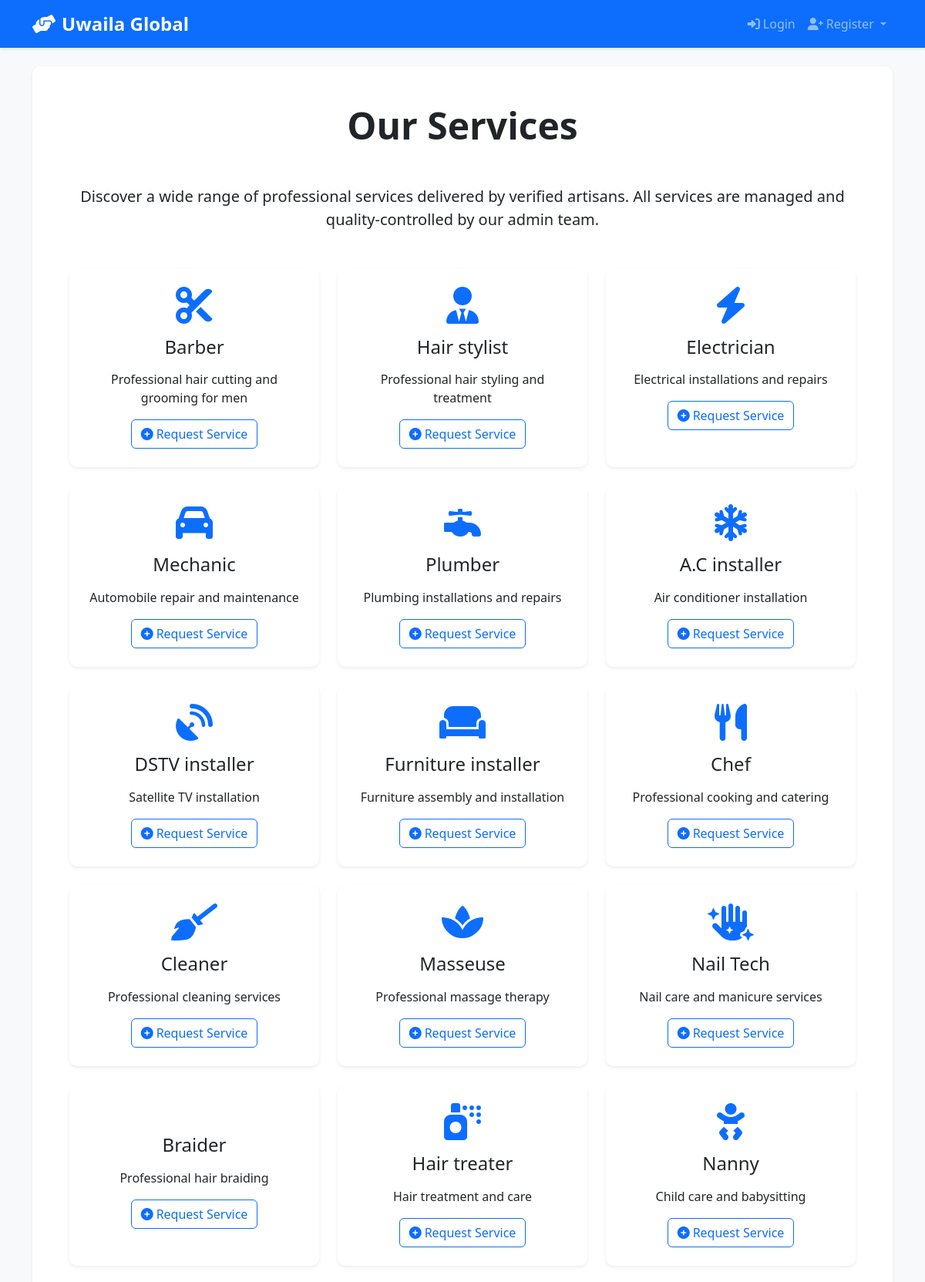
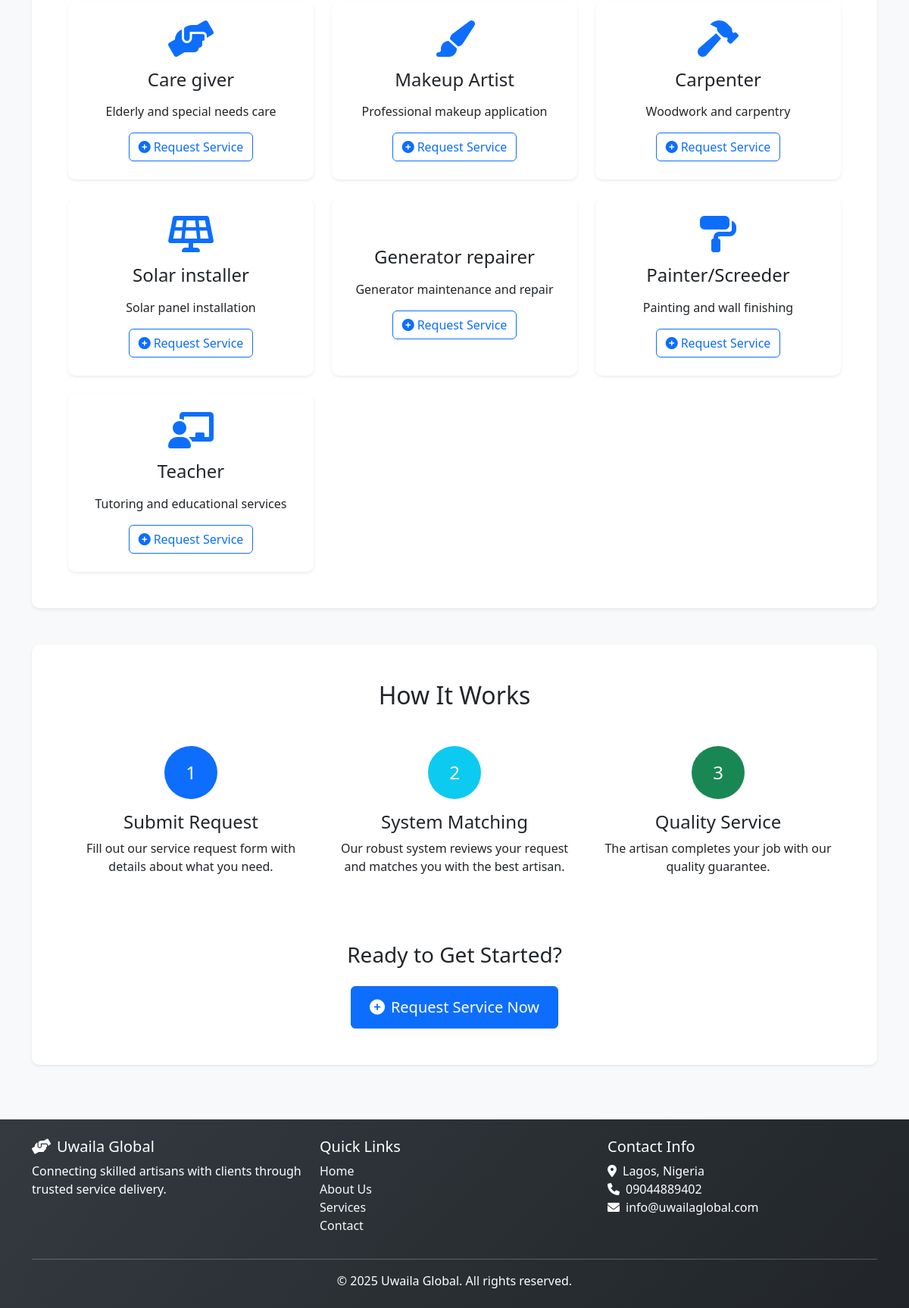
/services, run on the app's committed database (2 pictures, top to bottom).
### models.py (models this page shows, shortened)
class ServiceCategory(db.Model):
    __tablename__ = 'service_categories'
    id = db.Column(db.String(36), primary_key=True, default=generate_uuid)
    name = db.Column(db.String(100), nullable=False, unique=True)
    description = db.Column(db.Text)
    icon = db.Column(db.String(100))
    is_active = db.Column(db.Boolean, default=True)
    created_at = db.Column(db.DateTime(timezone=True), default=datetime.now(timezone.utc))

### app.py (the view)
@app.route('/services')
def services():
    categories = ServiceCategory.query.filter_by(is_active=True).all()
    return render_template('services.html', categories=categories)

### templates/services.html (shortened to what this page needs)
{% extends "base.html" %}
{% block content %}
<div class="row">
    <div class="col-12">
        <div class="card border-0 shadow-sm mb-5">
            <div class="card-body p-5">
                <h1 class="display-5 fw-bold text-center mb-5">Our Services</h1>
                <p class="lead text-center mb-5">
                    Discover a wide range of professional services delivered by verified artisans.
                    All services are managed and quality-controlled by our admin team.
                </p>
                <div class="row g-4">
                    {% for category in categories %}
                    <div class="col-md-4 col-sm-6">
                        <div class="card h-100 border-0 shadow-sm hover-shadow">
                            <div class="card-body text-center p-4">
                                <div class="mb-3">
                                    <i class="fas fa-{{ category.icon|default('tools') }} fa-3x text-primary"></i>
                                </div>
                                <h4 class="card-title mb-3">{{ category.name }}</h4>
                                <p class="card-text">{{ category.description|default('Professional service') }}</p>
                                <a href="{{ url_for('user_bp.create_service_request') }}?category={{ category.id }}"
                                   class="btn btn-outline-primary">
                                    <i class="fas fa-plus-circle me-1"></i>Request Service
                                </a>
                            </div>
                        </div>
                    </div>
                    {% endfor %}
                </div>
            </div>
        </div>
        <div class="card border-0 shadow-sm">
            <div class="card-body p-5">
                <h2 class="text-center mb-5">How It Works</h2>
                <div class="row">
                    <div class="col-md-4 mb-4">
                        <div class="text-center">
                            <div class="step-number bg-primary text-white rounded-circle d-inline-flex align-items-center justify-content-center mb-3"
                                 style="width: 70px; height: 70px; font-size: 1.5rem;">
                                1
                            </div>
                            <h4>Submit Request</h4>
                            <p>Fill out our service request form with details about what you need.</p>
                        </div>
                    </div>
                    <div class="col-md-4 mb-4">
                        <div class="text-center">
                            <div class="step-number bg-info text-white rounded-circle d-inline-flex align-items-center justify-content-center mb-3"
                                 style="width: 70px; height: 70px; font-size: 1.5rem;">
                                2
                            </div>
                            <h4>System Matching</h4>
                            <p>Our robust system reviews your request and matches you with the best artisan.</p>
                        </div>
                    </div>
                    <div class="col-md-4 mb-4">
                        <div class="text-center">
                            <div class="step-number bg-success text-white rounded-circle d-inline-flex align-items-center justify-content-center mb-3"
                                 style="width: 70px; height: 70px; font-size: 1.5rem;">
                                3
                            </div>
                            <h4>Quality Service</h4>
                            <p>The artisan completes your job with our quality guarantee.</p>
                        </div>
                    </div>
                </div>
                <div class="text-center mt-5">
                    <h3 class="mb-4">Ready to Get Started?</h3>
                    <a href="{{ url_for('user_bp.create_service_request') }}" class="btn btn-primary btn-lg">
                        <i class="fas fa-plus-circle me-2"></i>Request Service Now
                    </a>
                </div>
            </div>
        </div>
    </div>
</div>
{% endblock %}

### static/css/style.css (style rules this page uses)
:root { --primary-color: #0d6efd; --secondary-color: #6c757d; --success-color: #198754; --danger-color: #dc3545; --warning-color: #ffc107; --info-color: #0dcaf0; }
body { font-family: 'Segoe UI', Tahoma, Geneva, Verdana, sans-serif; background-color: #f8f9fa; }
.card { border-radius: 10px; transition: transform 0.3s ease, box-shadow 0.3s ease; }
.btn { border-radius: 6px; font-weight: 500; }
.btn-lg { padding: 0.75rem 1.5rem; }
.hover-shadow { transition: box-shadow 0.3s ease; }
.card { position: relative; }
.card-body { position: relative; z-index: 2; }

### data on the page
ServiceCategory: name "Barber", description "Professional hair cutting and grooming for men"
ServiceCategory: name "Hair stylist", description "Professional hair styling and treatment"
ServiceCategory: name "Electrician", description "Electrical installations and repairs"
ServiceCategory: name "Mechanic", description "Automobile repair and maintenance"
ServiceCategory: name "Plumber", description "Plumbing installations and repairs"
ServiceCategory: name "A.C installer", description "Air conditioner installation"
ServiceCategory: name "DSTV installer", description "Satellite TV installation"
ServiceCategory: name "Furniture installer", description "Furniture assembly and installation"
ServiceCategory: name "Chef", description "Professional cooking and catering"
ServiceCategory: name "Cleaner", description "Professional cleaning services"
ServiceCategory: name "Masseuse", description "Professional massage therapy"
ServiceCategory: name "Nail Tech", description "Nail care and manicure services"
ServiceCategory: name "Braider", description "Professional hair braiding"
ServiceCategory: name "Hair treater", description "Hair treatment and care"
ServiceCategory: name "Nanny", description "Child care and babysitting"
ServiceCategory: name "Care giver", description "Elderly and special needs care"
ServiceCategory: name "Makeup Artist", description "Professional makeup application"
ServiceCategory: name "Carpenter", description "Woodwork and carpentry"
ServiceCategory: name "Solar installer", description "Solar panel installation"
ServiceCategory: name "Generator repairer", description "Generator maintenance and repair"
ServiceCategory: name "Painter/Screeder", description "Painting and wall finishing"
ServiceCategory: name "Teacher", description "Tutoring and educational services"
